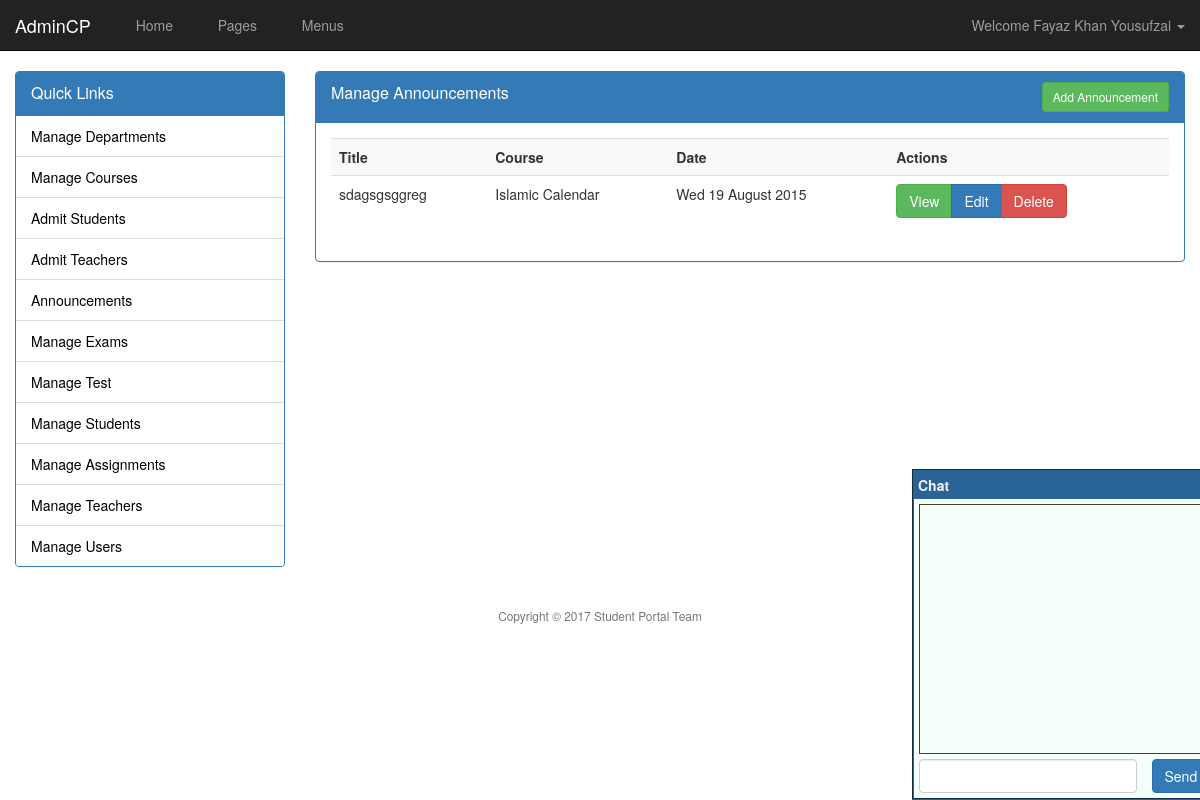
The page /admin/announcements.php (signed in) on the database its author committed.
### tables this page shows
CREATE TABLE `announcements` (
  `announcement_id` int(11) NOT NULL,
  `announcement_title` varchar(200) NOT NULL,
  `announcement_body` text NOT NULL,
  `announcement_course` int(11) NOT NULL,
  `announcement_date` date NOT NULL
);

CREATE TABLE `courses` (
  `course_id` int(11) NOT NULL,
  `course_name` varchar(200) NOT NULL,
  `course_body` text NOT NULL,
  `course_credit` int(11) NOT NULL,
  `course_hours` int(11) NOT NULL,
  `course_semester` int(11) NOT NULL,
  `course_department` int(11) NOT NULL
);

### inc/database.php (called while the page is built, shortened)
<?php
class Database {
    public static $options = array();
    protected $con;
    protected $rs;
    public function __construct() {
        if (empty(self::$options)) {
            self::$options = array(
                PDO::ATTR_PERSISTENT => true,
                PDO::ATTR_ERRMODE => PDO::ERRMODE_EXCEPTION,
                PDO::MYSQL_ATTR_INIT_COMMAND => "SET NAMES utf8"
            );
        }
        try {
            $dsn = 'mysql:host=' . DB_HOST . ';dbname=' . DB_NAME;
            $this->con = new PDO($dsn, DB_USER, DB_PASS, self::$options);
        } catch (PDOException $e) {
            throw $e;
        }
    }
    public function query($stmt, $args = NULL) {
        $output = FALSE;
        try {
            $qprm = (!is_null($args) && !is_array($args)) ? array($args) : $args;
            $this->rs = $this->con->prepare($stmt);
            if (is_null($qprm)) {
                $this->rs->execute();
            } else {
                $this->rs->execute($qprm);
            }
            $output = $this;
        } catch (PDOException $e) {
            throw $e;
        }
        return $output;
    }
    public function fetchObject() {
        return $this->rs->fetch(PDO::FETCH_OBJ);
    }
}

### admin/announcements.php (the view)
<?php require 'header.php' ?>
<?php
$db = new Database();
if (isset($_GET["action"])) {
    $a = cleanString($_GET["action"]);
    if ($a === "add") {
        ?>
        <div class="panel panel-primary">
            <div class="panel-heading">
                <div class="panel-title">
                    Add Announcement
                </div>
            </div>
            <div class="panel-body">
                <?php
                if (isset($_POST["publish"])) {
                    $title = cleanString($_POST["title"]);
                    $body = cleanString($_POST["body"]);
                    $course = cleanString($_POST["course"]);
                    if (empty($title) || empty($body) || empty($course)) {
                        msgBox("error", "Please provide all fields");
                    } else {
                        try {
                            $stmt = "INSERT INTO announcements(announcement_title, announcement_body, announcement_course,announcement_date) VALUES(?,?,?,CURDATE())";
                            $args = array($title, $body, $course);
                            $db->runQuery($stmt, $args);
                            msgBox("ok", "Announcement Published");
                        } catch (PDOException $e) {
                            msgBox("error", $e->getMessage());
                        }
                    }
                }
                ?>
                <form method="post" action="announcements.php?action=add">
                    <div class="form-group">
                        <label>Announcement Title</label>
                        <input type="text" name="title" class="form-control" required="" />
                    </div>
                    <div class="form-group">
                        <label>Announcement Body</label>
                        <textarea class="form-control" name="body"></textarea>
                    </div>
                    <div class="form-group">
                        <label>Announcement Course</label>
                        <select name="course" class="form-control">
                            <?php echo list_courses(); ?>
                        </select>
                    </div>
                    <input type="submit" name="publish" value="Publish" class="btn btn-primary" />
                </form>
            </div>
        </div>
        <?php
    } else if ($a === "edit") {
        if (isset($_GET["id"])) {
            $id = intval(cleanString($_GET["id"]));
            ?>
        <div class="panel panel-primary">
            <div class="panel-heading">
                <div class="panel-title">
                    Edit Announcement
                </div>
            </div>
            <div class="panel-body">
                <?php
                if (isset($_POST["publish"])) {
                    $title = cleanString($_POST["title"]);
                    $body = cleanString($_POST["body"]);
                    $course = cleanString($_POST["course"]);
                    if (empty($title) || empty($body) || empty($course)) {
                        msgBox("error", "Please provide all fields");
                    } else {
                        try {
                            $stmt = "UPDATE announcements SET announcement_title = ?,"
                                    . "announcement_body = ?, announcement_course = ?"
                                    . " WHERE announcement_id = ?";
                            $args = array($title, $body, $course,$id);
                            $db->runQuery($stmt, $args);
                            msgBox("ok", "Announcement Updated");
                        } catch (PDOException $e) {
                            msgBox("error", $e->getMessage());
                        }
                    }
                }
                $db = new Database();
                $db->query("SELECT * FROM announcements WHERE announcement_id = ?",array($id));
                $r = $db->fetchObject();
                ?>
                <form method="post" action="<?php echo $_SERVER["REQUEST_URI"] ?>">
                    <div class="form-group">
                        <label>Announcement Title</label>
                        <input type="text" name="title" value="<?php echo $r->announcement_title ?>" class="form-control" required="" />
                    </div>
                    <div class="form-group">
                        <label>Announcement Body</label>
                        <textarea class="form-control" name="body"><?php echo $r->announcement_body ?></textarea>
                    </div>
                    <div class="form-group">
                        <label>Announcement Course</label>
                        <select name="course" class="form-control">
                            <?php echo list_courses($r->announcement_course); ?>
                        </select>
                    </div>
                    <input type="submit" name="publish" value="Update" class="btn btn-primary" />
                </form>
            </div>
        </div>
        <?php
        }
    } else if ($a === "delete") {
        if (isset($_GET["id"])) {
            $id = intval(cleanString($_GET["id"]));
            try {
                $db->runQuery("DELETE FROM announcements WHERE announcement_id = ?", array($id));
                msgBox("ok", "Announcement Deleted");
                header("refresh:1;url=announcements.php");
            } catch (PDOException $e) {
                msgBox("erorr", $e->getMessage());
                header("refresh:3;url=announcements.php");
            }
        }
    } else {
        echo "Nothing to do";
    }
} else {
    ?>
    <div class="panel panel-primary">
        <div class="panel-heading">
            <div class="panel-title">
                Manage Announcements
                <div class="pull-right">
                    <a href="announcements.php?action=add" class="btn btn-sm btn-success">Add Announcement</a>
                </div>
                <div class="clearfix"></div>
            </div>
        </div>
        <div class="panel-body">
            <table class="table table-striped table-hover">
                <tr>
                    <th>Title</th>
                    <th>Course</th>
                    <th>Date</th>
                    <th>Actions</th>
                </tr>
                <?php
                try {
                    $db->query("SELECT * FROM announcements");
                    $cdb = new Database();
                    while ($r = $db->fetchObject()) {
                        $cdb->query("SELECT course_name FROM courses WHERE course_id = ?",array($r->announcement_course));
                        $course = $cdb->fetchObject()->course_name;
                        echo "
                            <tr>
                                <td>$r->announcement_title</td>
                                <td>$course</td>
                                <td>".date("D d F Y",  strtotime($r->announcement_date))."</td>
                                <td>
                                    <div class='btn-group'>
                                        <a href='' class='btn btn-success'>View</a>
                                        <a href='announcements.php?action=edit&amp;id=$r->announcement_id' class='btn btn-primary'>Edit</a>
                                        <a href='announcements.php?action=delete&amp;id=$r->announcement_id' class='btn btn-danger'>Delete</a>
                                    </div>
                                </td>
                            </tr>
                        ";
                    }
                } catch (PDOException $e) {
                    msgBox("error", $e->getMessage());
                }
                ?>
            </table>
        </div>
    </div>
    <?php
}
?>
<?php require 'footer.php' ?>

### content/assets/admin-theme/css/style.css (style rules this page uses)
@media (min-width: 786px) { .admin-body { background: url('../background.jpg') no-repeat fixed center center } }

### rows shown on the page
announcements: announcement_title "sdagsgsggreg", courses.course_name "Islamic Calendar", announcement_date "Wed 19 August 2015"

### other values the page prints
$_SESSION["user_name"] "Fayaz Khan Yousufzai"
